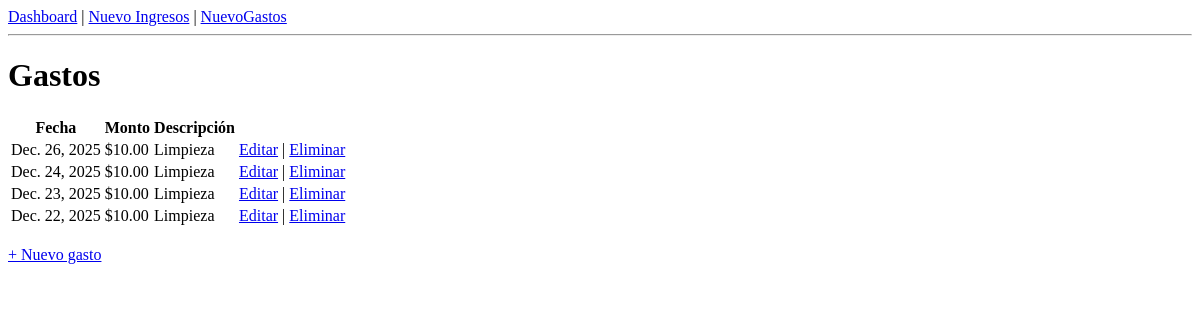
/gastos/, run on the app's committed database.
### core/models.py (models this page shows, shortened)
class Gasto(models.Model):
    propiedad = models.ForeignKey(Propiedad, on_delete=models.CASCADE)
    monto = models.DecimalField(max_digits=10, decimal_places=2)
    categoria = models.CharField(max_length=100)
    fecha = models.DateField()
    creado_por = models.ForeignKey(
        User,
        on_delete=models.CASCADE,
        related_name="gastos"
    )
    creado_en = models.DateTimeField(auto_now_add=True)
    descripcion = models.TextField(blank=True, null=True)

### core/views.py (the view)
# urls.py: path("gastos/", views.lista_gastos, name="lista_gastos"),
def lista_gastos(request):
    gastos = Gasto.objects.all().order_by("-fecha")
    return render(request, "core/lista_gastos.html", {
        "gastos": gastos
    })

### core/templates/core/lista_gastos.html
{% extends "core/base.html" %}
{% block content %}
{% load static %}
<link rel="stylesheet" href="{% static 'core/styles.css' %}">
<h1>Gastos</h1>
<table>
    <thead>
        <tr>
            <th>Fecha</th>
            <th>Monto</th>
            <th>Descripción</th>
        </tr>
    </thead>
    <tbody>
        {% for gasto in gastos %}
        <tr>
            <td>{{ gasto.fecha }}</td>
            <td>${{ gasto.monto }}</td>
            <td>{{ gasto.categoria }}</td>
            <td>
                <a href="{% url 'editar_gasto' gasto.id %}">Editar</a>
                |
                <a href="{% url 'eliminar_gasto' gasto.id %}">Eliminar</a>
            </td>
        </tr>
        {% empty %}
        <tr>
            <td colspan="3">No hay gastos registrados</td>
        </tr>
        {% endfor %}
    </tbody>
</table>
<br>
<a href="{% url 'crear_gasto' %}">+ Nuevo gasto</a>
{% endblock %}

### data on the page
Gasto: fecha "Dec. 26, 2025", monto "10.00", categoria "Limpieza"
Gasto: fecha "Dec. 24, 2025", monto "10.00", categoria "Limpieza"
Gasto: fecha "Dec. 23, 2025", monto "10.00", categoria "Limpieza"
Gasto: fecha "Dec. 22, 2025", monto "10.00", categoria "Limpieza"
